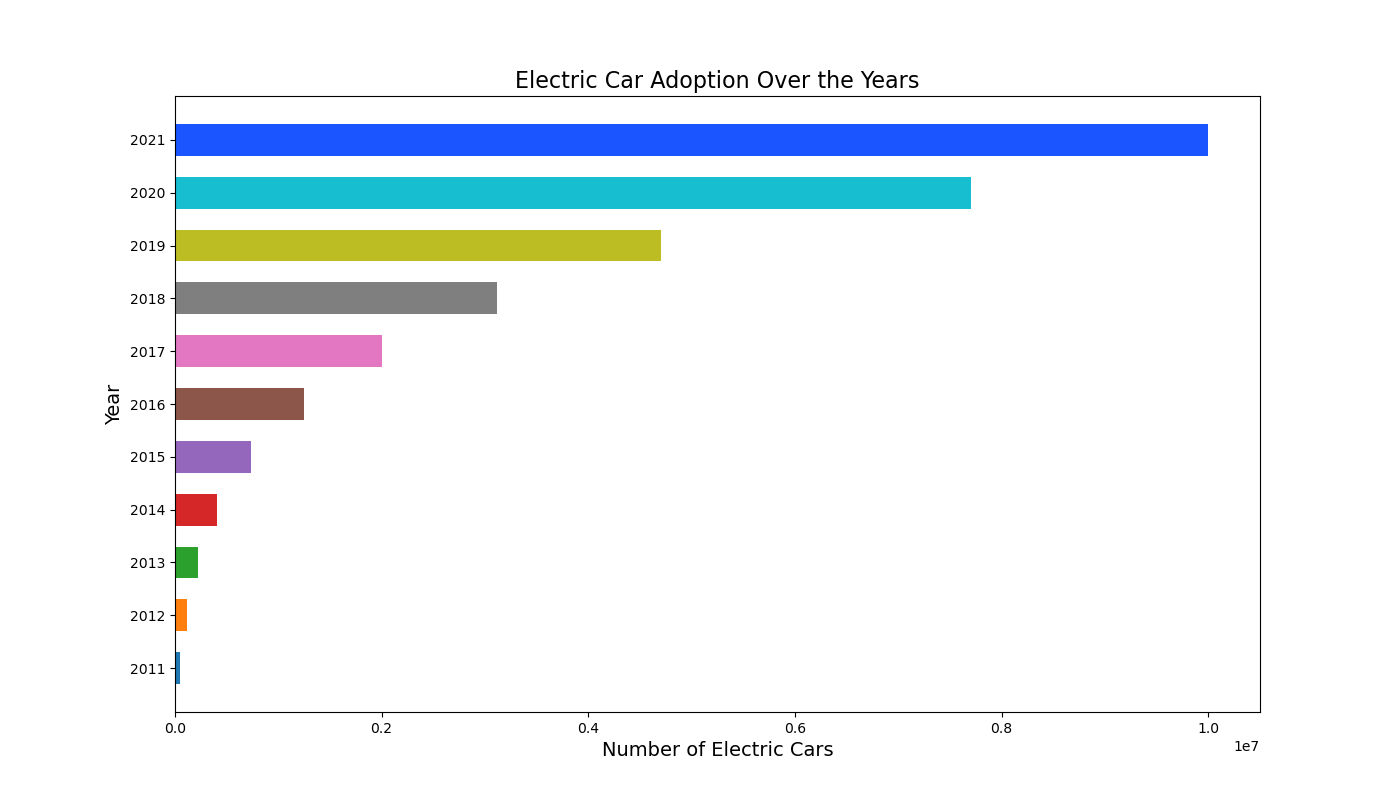

Source code (Python):

import matplotlib.pyplot as plt

# Data for plotting
years = [
    2011, 2012, 2013, 2014, 2015, 2016,
    2017, 2018, 2019, 2020, 2021
]
electric_cars = [
    50982, 120000, 225000, 405000, 740000, 1250000,
    2000000, 3120000, 4700000, 7700000, 10000000
]

# Changing figure size
plt.figure(figsize=(14, 8))

# Plotting - horizontal bar chart
bar_width = 0.6
plt.barh(years, electric_cars, color=[
    '#1f77b4', '#ff7f0e', '#2ca02c', '#d62728', '#9467bd',
    '#8c564b', '#e377c2', '#7f7f7f', '#bcbd22', '#17becf', '#1a55FF'
], height=bar_width)

# Customize chart
plt.xlabel('Number of Electric Cars', fontsize=14)
plt.ylabel('Year', fontsize=14)
plt.title('Electric Car Adoption Over the Years', fontsize=16)

# Resize bar height
plt.yticks(years, [str(year) for year in years], fontsize=10)

# Show plot
plt.show()
